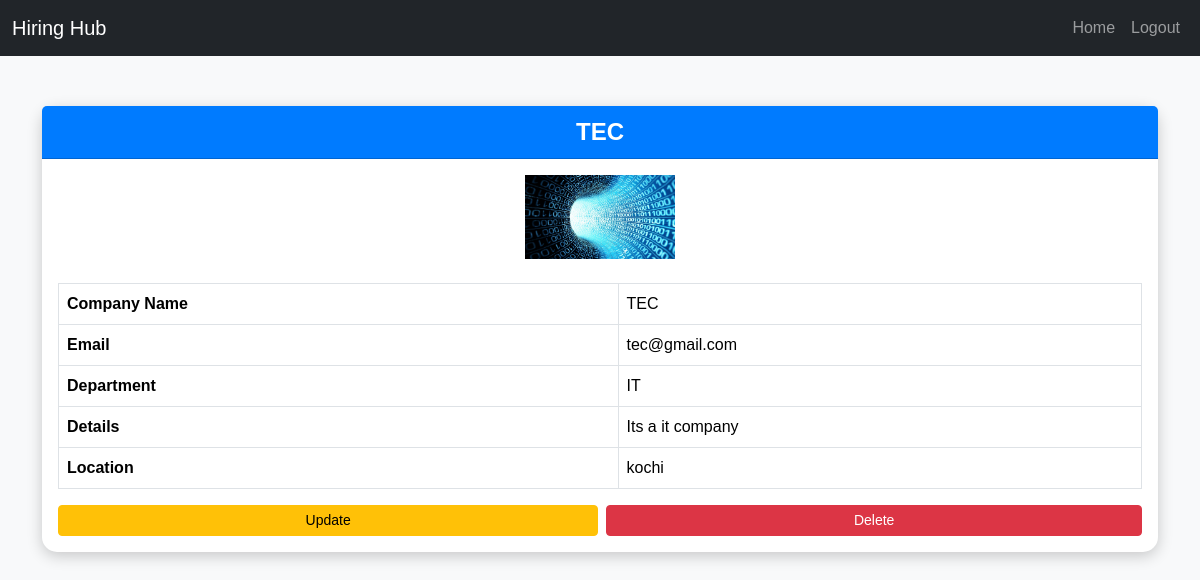
Screenshot of /company_user_view (signed in) with the database file from the repository.
### job/models.py (models this page shows)
class Company(models.Model):
    Company_id=models.ForeignKey(User,on_delete=models.CASCADE)
    Department_id=models.ForeignKey(Department,on_delete=models.CASCADE)
    Company_Name=models.CharField(max_length=100)
    location = models.CharField(max_length=100, blank=True)
    Details=models.CharField(max_length=1000)
    logo = models.ImageField(upload_to='company_logos/', blank=True)

class User(AbstractUser):
    user_type=models.CharField(max_length=100)

class Department(models.Model):
    departmentname=models.CharField(max_length=100)

### job/views.py (the view)
# urls.py: path('company_user_view',views.company_user_view,name="company_user_view"),
@login_required
def company_user_view(request):
    comp=request.session.get('Company_id')
    use=Company.objects.get(Company_id=comp)
    return render(request,'company_user_view.html',{'view':use})

### job/templates/company_user_view.html (shortened to what this page needs)
<!DOCTYPE html>
<html lang="en">
<head>
    <link href="https://cdn.jsdelivr.net/npm/bootstrap@5.3.3/dist/css/bootstrap.min.css" rel="stylesheet">
</head>
<body>
    <nav class="navbar navbar-expand-lg navbar-dark bg-dark">
        <div class="container-fluid">
            <a class="navbar-brand" href="#">Hiring Hub</a>
            <div class="collapse navbar-collapse" id="navbarNav">
                <ul class="navbar-nav ms-auto">
                    <li class="nav-item">
                        <a class="nav-link" href="{% url 'Companyhome' %}">Home</a>
                    </li>
                    <li class="nav-item">
                        <a class="nav-link" href="{% url 'logouts' %}">Logout</a>
                    </li>
                </ul>
            </div>
        </div>
    </nav>
    <div class="container">
        <div class="card">
            <div class="card-header text-center">
                {{ view.Company_Name }}
            </div>
            <div class="card-body">
                <div class="text-center mb-4">
                    {% if view.logo %}
                        <img src="{{ view.logo.url }}" alt="Company Logo" class="company-logo">
                    {% else %}
                        <p>No logo available</p>
                    {% endif %}
                </div>
                <table class="table table-bordered">
                    <tbody>
                        <tr>
                            <th>Company Name</th>
                            <td>{{ view.Company_Name }}</td>
                        </tr>
                        <tr>
                            <th>Email</th>
                            <td>{{ view.Company_id.email }}</td>
                        </tr>
                        <tr>
                            <th>Department</th>
                            <td>{{ view.Department_id.departmentname }}</td>
                        </tr>
                        <tr>
                            <th>Details</th>
                            <td>{{ view.Details }}</td>
                        </tr>
                        <tr>
                            <th>Location</th>
                            <td>{{ view.location }}</td>
                        </tr>
                    </tbody>
                </table>
                <div class="d-flex justify-content-between mt-3">
                    <a href="{% url 'update_company' view.id %}" class="btn btn-warning btn-sm flex-fill me-2">Update</a>
                    <form action="{% url 'delete_company' view.id %}" method="POST" class="flex-fill">
                        <button type="submit" class="btn btn-danger btn-sm w-100" onclick="return confirm('Are you sure you want to delete this company?');">Delete</button>
                    </form>
                </div>
            </div>
        </div>
    </div>
</body>
</html>

### job/templates/company_user_view.html (style rules this page uses)
body { font-family: 'Poppins', sans-serif; background-color: #f8f9fa; }
.card { margin-top: 50px; border: none; box-shadow: 0 4px 15px rgba(0, 0, 0, 0.2); border-radius: 15px; }
.card-header { background-color: #007bff; color: white; font-size: 1.5rem; font-weight: bold; }
.company-logo { max-height: 150px; max-width: 150px; object-fit: cover; }
table { margin-top: 20px; border-collapse: collapse; }
table th, table td { padding: 12px 15px; text-align: left; }
table th { background-color: #007bff; color: white; }
table tbody tr:nth-child(even) { background-color: #f2f2f2; }
table tbody tr:nth-child(odd) { background-color: #ffffff; }

### rows the page displays
Company: Company_Name "TEC", logo (picture), Company_id.email "tec@gmail.com", Department_id.departmentname "IT", Details "Its a it company", location "kochi"
